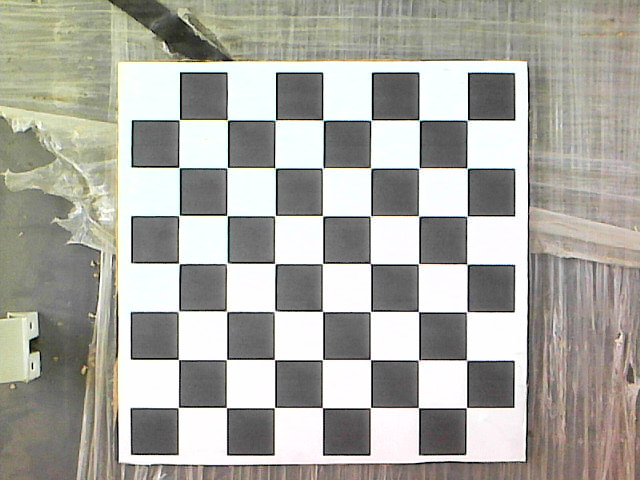
#> input picture calibration_images/new_calibration_images/extrinsic_calibration2.jpg, 640 x 480 px, found by its file name
$ python extrinsics_calibration.py
#> lines starting #> are read from the running program, lines starting #| are printed output that depends on the picture
import cv2
import numpy as np

def click_rgb(event, x, y, flags, param):
    if event == cv2.EVENT_LBUTTONDOWN:
        print("X= {}, Y={}".format(x,y)) #
    return

cv2.namedWindow("image")
cv2.setMouseCallback("image", click_rgb)
image_folder="/home/amaranth/Desktop/TESIS/Tesis_paulo/calibration_images/new_calibration_images/"
image=cv2.imread(image_folder+"extrinsic_calibration2.jpg")
#> image is the input picture: shape (480, 640, 3); mean B, G, R 161.1, 168.1, 169.2

gray_img=cv2.cvtColor(image,cv2.COLOR_BGR2GRAY)
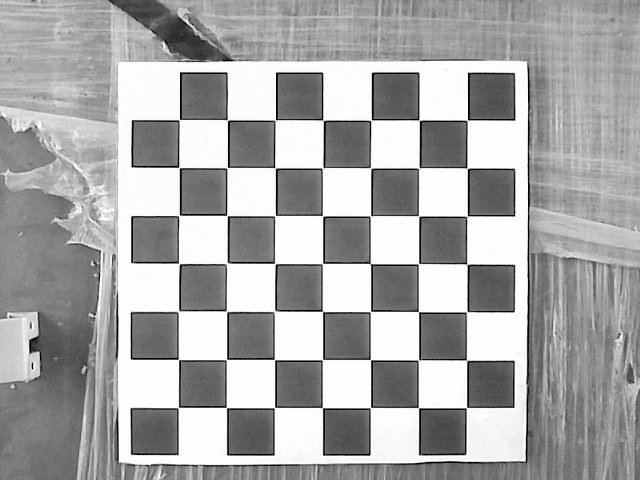
#> gray_img: shape (480, 640); min 0, max 255, mean 167.7
retval, corners = cv2.findChessboardCorners(gray_img, patternSize=(7,7))
#> retval = True; corners = 49 rows, first 8: [179.4, 119.6], [227.3, 120.2], [275.5, 120], [323.2, 120.4], [371.3, 120.2], [419.1, 120.2], [467.4, 120.1], [179, 167.5]

#inicializamos el primer punto espacial
p_0_x=510.2+6*31-610
p_0_y=445.2+6*31-482
z=-537.5+99.96
Ap=np.zeros((1,49,3),dtype=np.float32)

#> (the run stopped early here; a loop or call above may not have finished)

$ run again, with calibration_images/new_calibration_images/chess_1.jpg copied over calibration_images/new_calibration_images/extrinsic_calibration2.jpg
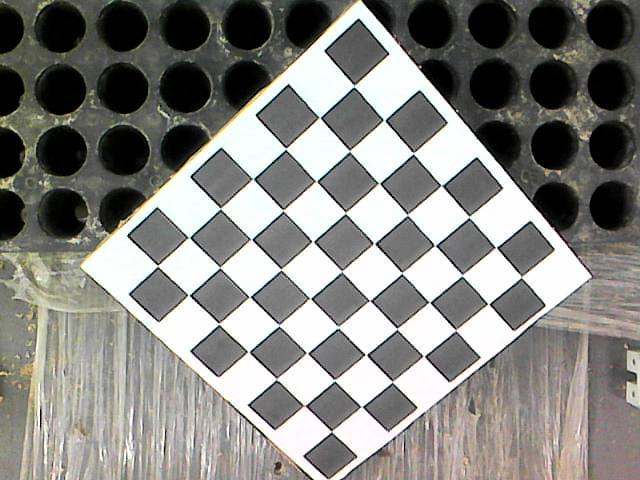
#> input picture calibration_images/new_calibration_images/chess_1.jpg, 640 x 480 px, found by its file name
#> image is the input picture: shape (480, 640, 3); mean B, G, R 128.3, 132.3, 133.1
#> `gray_img=cv2.cvtColor(image,cv2.COLOR_BGR2GRAY)`:
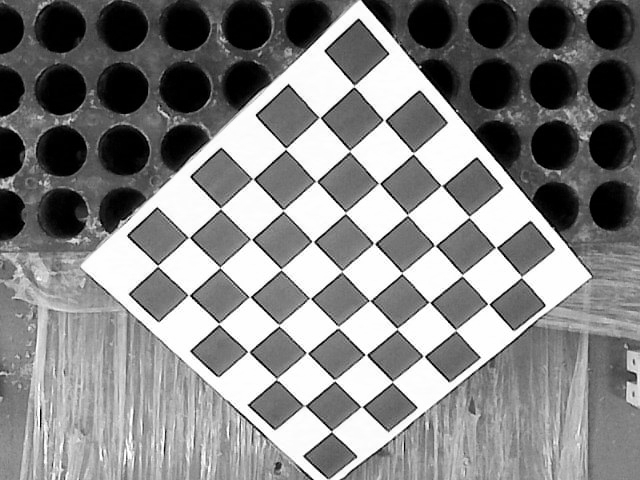
#> gray_img: shape (480, 640); min 0, max 255, mean 132.1
#> retval = True; corners = 49 rows, first 8: [353.9, 86.53], [384.3, 120.2], [413.3, 153.3], [441.5, 185.4], [469.1, 216.9], [496.1, 247.4], [521.4, 277.3], [319.8, 117.5]

$ run again, with calibration_images/new_calibration_images/chess_2.jpg copied over calibration_images/new_calibration_images/extrinsic_calibration2.jpg
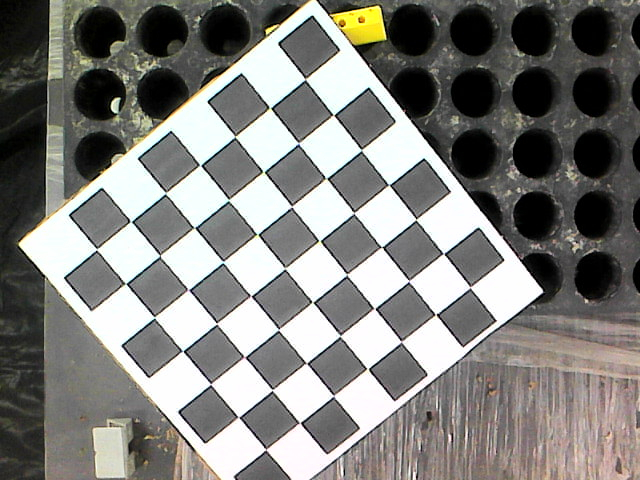
#> input picture calibration_images/new_calibration_images/chess_2.jpg, 640 x 480 px, found by its file name
#> image is the input picture: shape (480, 640, 3); mean B, G, R 124.3, 128, 128.8
#> `gray_img=cv2.cvtColor(image,cv2.COLOR_BGR2GRAY)`:
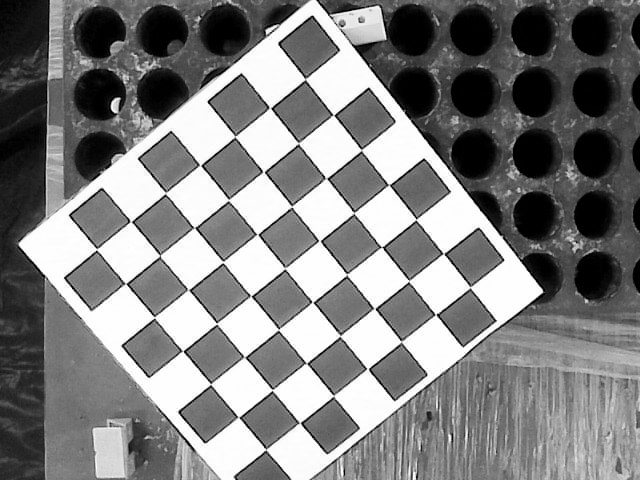
#> gray_img: shape (480, 640); min 0, max 255, mean 127.8
#> retval = True; corners = 49 rows, first 8: [305.3, 79.05], [333.5, 115.1], [361.5, 149.9], [388.9, 184.8], [416.1, 219.5], [443.6, 253.7], [470.2, 287.2], [269.9, 107.8]
